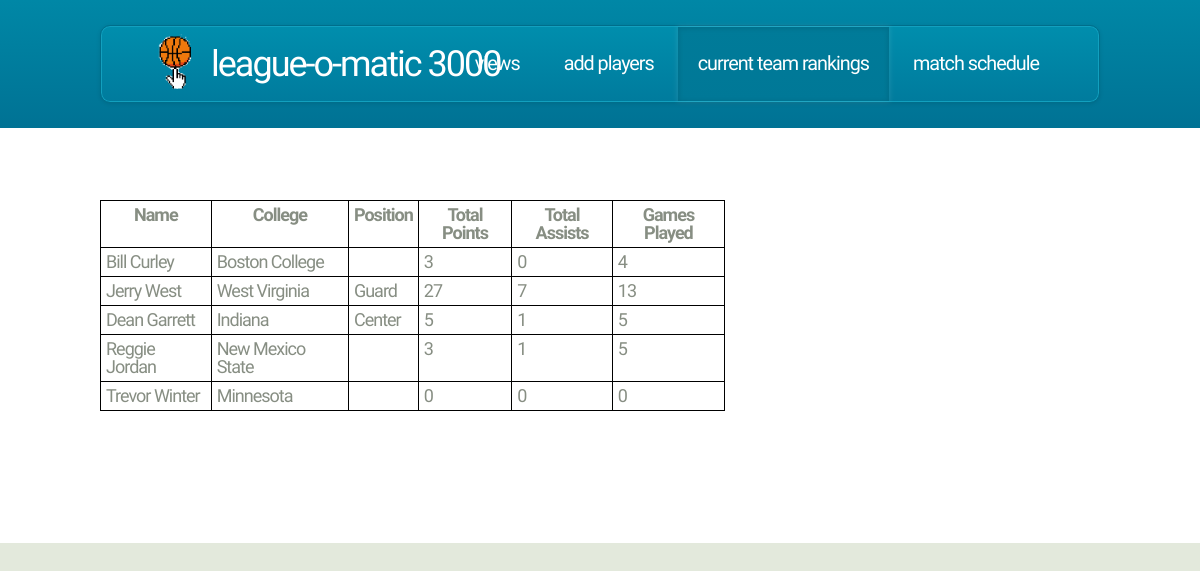
/ViewTeamPlayers.php?submit=Ridgebacks, run on the app's committed database.
### tables this page shows
CREATE TABLE `Player` (
  `PlayerID` int(11) NOT NULL,
  `TeamNo` int(11) NOT NULL,
  `Fname` varchar(15) NOT NULL,
  `Lname` varchar(15) NOT NULL,
  `College` varchar(50) NOT NULL,
  `Position` varchar(20) DEFAULT NULL
);

CREATE TABLE `PlayerStats` (
  `PlayerID` int(11) NOT NULL,
  `TotalPoints` int(11) DEFAULT NULL,
  `TotalAssists` int(11) DEFAULT NULL,
  `GamesPlayed` int(11) DEFAULT NULL
);

### ViewTeamPlayers.php (the view, shortened to what this page needs)
<!DOCTYPE HTML>
<html>
	<head>
		<link rel="stylesheet" href="assets/css/main.css" />
	</head>
	<body>
		<div id="page-wrapper">
			<div id="header-wrapper">
				<div class="container">
					<div class="row">
						<div class="12u">
							<header id="header">
								<h1><img src="images/BBLogo-4.gif" style="float:left;width:70px;height:70px;" href="index.html" ><a href="index.html" id="logo">League-O-Matic 3000</a></h1>
								<nav id="nav">
									<a href="IntroPage.html">Views</a>
									<a href="MakeTeamPage.php">Add Players</a>
									<a href="CurrTeamRanks.php" class="current-page-item">Current Team Rankings</a>
									<a href="MatchSchedulePage.php">Match Schedule</a>
								</nav>
							</header>
						</div>
					</div>
				</div>
			</div>
			<div id="main">
				<div class="container">
					<div class="row main-row">
						<div class="8u 12u(mobile)">
							<section class="left-content">
								<table>
									<?php
										$sql = new mysqli("localhost", "root", "x9fN#DXy", "LeagueData");
										$query = "SELECT Fname, Lname, College, Position, TotalPoints, TotalAssists, GamesPlayed, TeamName FROM Player, Team, PlayerStats WHERE PlayerStats.PlayerID = Player.PlayerID AND Team.TeamNo = Player.TeamNo AND Team.TeamName LIKE '%".$_GET['submit']."%'";
										?>
										<tr>
											<th>Name</th>
											<th>College</th>
											<th>Position</th>
											<th>Total Points</th>
											<th>Total Assists</th>
											<th>Games Played</th>
										</tr>
										<?php
										$result = $sql->query($query);
										if ($result->num_rows > 0){
											while($row = $result->fetch_assoc()){
										?>
											<tr>
												<td><?php echo $row['Fname'] . ' ' . $row['Lname']; ?></td>
												<td><?php echo $row['College'];?></td>
												<td><?php echo $row['Position'];?></td>
												<td><?php echo $row['TotalPoints'];?></td>
												<td><?php echo $row['TotalAssists'];?></td>
												<td><?php echo $row['GamesPlayed'];?></td>
											</tr>
										<?php
											}
										}
									?>
								</table>
							</section>
						</div>
					</div>
				</div>
			</div>
		</div>
	</body>
</html>

### ViewTeamPlayers.php (style rules this page uses)
table { border-collapse: collapse; width: 100%; }
table, th, td { border: 1px solid black; padding: 5px; }
th { font-weight: bold; }

### data on the page
player: Fname "Bill", Lname "Curley", College "Boston College", playerstats.TotalPoints "3", playerstats.TotalAssists "0", playerstats.GamesPlayed "4"
player: Fname "Jerry", Lname "West", College "West Virginia", Position "Guard", playerstats.TotalPoints "27", playerstats.TotalAssists "7", playerstats.GamesPlayed "13"
player: Fname "Dean", Lname "Garrett", College "Indiana", Position "Center", playerstats.TotalPoints "5", playerstats.TotalAssists "1", playerstats.GamesPlayed "5"
player: Fname "Reggie", Lname "Jordan", College "New Mexico State", playerstats.TotalPoints "3", playerstats.TotalAssists "1", playerstats.GamesPlayed "5"
player: Fname "Trevor", Lname "Winter", College "Minnesota", playerstats.TotalPoints "0", playerstats.TotalAssists "0", playerstats.GamesPlayed "0"
